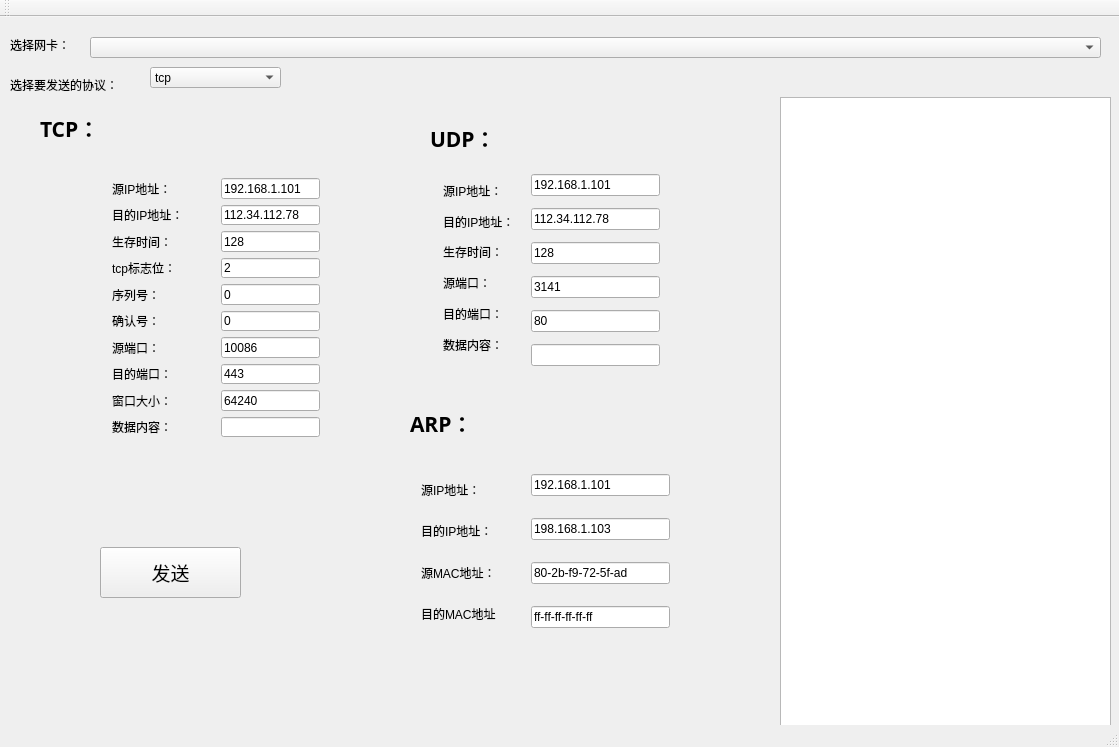
<?xml version="1.0" encoding="UTF-8"?>
<ui version="4.0">
 <class>QtGuiApplication5Class</class>
 <widget class="QMainWindow" name="QtGuiApplication5Class">
  <property name="geometry">
   <rect>
    <x>0</x>
    <y>0</y>
    <width>1119</width>
    <height>747</height>
   </rect>
  </property>
  <property name="windowTitle">
   <string>发包器</string>
  </property>
  <widget class="QWidget" name="centralWidget">
   <widget class="QComboBox" name="comboBox">
    <property name="geometry">
     <rect>
      <x>90</x>
      <y>20</y>
      <width>1011</width>
      <height>21</height>
     </rect>
    </property>
   </widget>
   <widget class="QLabel" name="label">
    <property name="geometry">
     <rect>
      <x>10</x>
      <y>20</y>
      <width>72</width>
      <height>15</height>
     </rect>
    </property>
    <property name="text">
     <string>选择网卡：</string>
    </property>
   </widget>
   <widget class="QPushButton" name="pushButton">
    <property name="geometry">
     <rect>
      <x>100</x>
      <y>530</y>
      <width>141</width>
      <height>51</height>
     </rect>
    </property>
    <property name="font">
     <font>
      <family>Tw Cen MT Condensed Extra Bold</family>
      <pointsize>14</pointsize>
     </font>
    </property>
    <property name="text">
     <string>发送</string>
    </property>
   </widget>
   <widget class="QTextBrowser" name="textBrowser">
    <property name="geometry">
     <rect>
      <x>780</x>
      <y>80</y>
      <width>331</width>
      <height>631</height>
     </rect>
    </property>
   </widget>
   <widget class="QLabel" name="label_2">
    <property name="geometry">
     <rect>
      <x>10</x>
      <y>60</y>
      <width>251</width>
      <height>16</height>
     </rect>
    </property>
    <property name="text">
     <string>选择要发送的协议：</string>
    </property>
   </widget>
   <widget class="QComboBox" name="comboBox_2">
    <property name="geometry">
     <rect>
      <x>150</x>
      <y>50</y>
      <width>131</width>
      <height>21</height>
     </rect>
    </property>
    <item>
     <property name="text">
      <string>tcp</string>
     </property>
    </item>
    <item>
     <property name="text">
      <string>udp</string>
     </property>
    </item>
    <item>
     <property name="text">
      <string>arp</string>
     </property>
    </item>
   </widget>
   <widget class="QLabel" name="label_3">
    <property name="geometry">
     <rect>
      <x>40</x>
      <y>90</y>
      <width>181</width>
      <height>41</height>
     </rect>
    </property>
    <property name="font">
     <font>
      <family>Agency FB</family>
      <pointsize>16</pointsize>
      <weight>75</weight>
      <bold>true</bold>
     </font>
    </property>
    <property name="text">
     <string>TCP：</string>
    </property>
   </widget>
   <widget class="QLabel" name="label_4">
    <property name="geometry">
     <rect>
      <x>430</x>
      <y>100</y>
      <width>111</width>
      <height>41</height>
     </rect>
    </property>
    <property name="font">
     <font>
      <family>Agency FB</family>
      <pointsize>16</pointsize>
      <weight>75</weight>
      <bold>true</bold>
     </font>
    </property>
    <property name="text">
     <string>UDP：</string>
    </property>
   </widget>
   <widget class="QLabel" name="label_5">
    <property name="geometry">
     <rect>
      <x>410</x>
      <y>390</y>
      <width>81</width>
      <height>31</height>
     </rect>
    </property>
    <property name="font">
     <font>
      <family>Agency FB</family>
      <pointsize>16</pointsize>
      <weight>75</weight>
      <bold>true</bold>
     </font>
    </property>
    <property name="text">
     <string>ARP：</string>
    </property>
   </widget>
   <widget class="QWidget" name="layoutWidget">
    <property name="geometry">
     <rect>
      <x>520</x>
      <y>140</y>
      <width>151</width>
      <height>231</height>
     </rect>
    </property>
    <layout class="QVBoxLayout" name="verticalLayout_2">
     <item>
      <widget class="QLineEdit" name="lineEdit_9">
       <property name="text">
        <string>192.168.1.101</string>
       </property>
      </widget>
     </item>
     <item>
      <widget class="QLineEdit" name="lineEdit_10">
       <property name="text">
        <string>112.34.112.78</string>
       </property>
      </widget>
     </item>
     <item>
      <widget class="QLineEdit" name="lineEdit_11">
       <property name="text">
        <string>128</string>
       </property>
      </widget>
     </item>
     <item>
      <widget class="QLineEdit" name="lineEdit_12">
       <property name="text">
        <string>3141</string>
       </property>
      </widget>
     </item>
     <item>
      <widget class="QLineEdit" name="lineEdit_13">
       <property name="text">
        <string>80</string>
       </property>
      </widget>
     </item>
     <item>
      <widget class="QLineEdit" name="lineEdit_14"/>
     </item>
    </layout>
   </widget>
   <widget class="QWidget" name="layoutWidget">
    <property name="geometry">
     <rect>
      <x>520</x>
      <y>430</y>
      <width>161</width>
      <height>211</height>
     </rect>
    </property>
    <layout class="QVBoxLayout" name="verticalLayout_3">
     <item>
      <widget class="QLineEdit" name="lineEdit_17">
       <property name="text">
        <string>192.168.1.101</string>
       </property>
      </widget>
     </item>
     <item>
      <widget class="QLineEdit" name="lineEdit_18">
       <property name="text">
        <string>198.168.1.103</string>
       </property>
      </widget>
     </item>
     <item>
      <widget class="QLineEdit" name="lineEdit_19">
       <property name="text">
        <string>80-2b-f9-72-5f-ad</string>
       </property>
      </widget>
     </item>
     <item>
      <widget class="QLineEdit" name="lineEdit_20">
       <property name="text">
        <string>ff-ff-ff-ff-ff-ff</string>
       </property>
      </widget>
     </item>
    </layout>
   </widget>
   <widget class="QWidget" name="layoutWidget">
    <property name="geometry">
     <rect>
      <x>210</x>
      <y>150</y>
      <width>121</width>
      <height>281</height>
     </rect>
    </property>
    <layout class="QVBoxLayout" name="verticalLayout">
     <item>
      <widget class="QLineEdit" name="lineEdit">
       <property name="text">
        <string>192.168.1.101</string>
       </property>
      </widget>
     </item>
     <item>
      <widget class="QLineEdit" name="lineEdit_2">
       <property name="text">
        <string>112.34.112.78</string>
       </property>
      </widget>
     </item>
     <item>
      <widget class="QLineEdit" name="lineEdit_3">
       <property name="text">
        <string>128</string>
       </property>
      </widget>
     </item>
     <item>
      <widget class="QLineEdit" name="lineEdit_4">
       <property name="text">
        <string>2</string>
       </property>
      </widget>
     </item>
     <item>
      <widget class="QLineEdit" name="lineEdit_5">
       <property name="text">
        <string>0</string>
       </property>
      </widget>
     </item>
     <item>
      <widget class="QLineEdit" name="lineEdit_23">
       <property name="text">
        <string>0</string>
       </property>
      </widget>
     </item>
     <item>
      <widget class="QLineEdit" name="lineEdit_6">
       <property name="text">
        <string>10086</string>
       </property>
      </widget>
     </item>
     <item>
      <widget class="QLineEdit" name="lineEdit_22">
       <property name="text">
        <string>443</string>
       </property>
      </widget>
     </item>
     <item>
      <widget class="QLineEdit" name="lineEdit_7">
       <property name="text">
        <string>64240</string>
       </property>
      </widget>
     </item>
     <item>
      <widget class="QLineEdit" name="lineEdit_8"/>
     </item>
    </layout>
   </widget>
   <widget class="QWidget" name="layoutWidget">
    <property name="geometry">
     <rect>
      <x>101</x>
      <y>150</y>
      <width>111</width>
      <height>281</height>
     </rect>
    </property>
    <layout class="QVBoxLayout" name="verticalLayout_4">
     <item>
      <widget class="QLabel" name="label_6">
       <property name="text">
        <string>源IP地址：</string>
       </property>
      </widget>
     </item>
     <item>
      <widget class="QLabel" name="label_7">
       <property name="text">
        <string>目的IP地址：</string>
       </property>
      </widget>
     </item>
     <item>
      <widget class="QLabel" name="label_8">
       <property name="text">
        <string>生存时间：</string>
       </property>
      </widget>
     </item>
     <item>
      <widget class="QLabel" name="label_9">
       <property name="text">
        <string>tcp标志位：</string>
       </property>
      </widget>
     </item>
     <item>
      <widget class="QLabel" name="label_10">
       <property name="text">
        <string>序列号：</string>
       </property>
      </widget>
     </item>
     <item>
      <widget class="QLabel" name="label_15">
       <property name="text">
        <string>确认号：</string>
       </property>
      </widget>
     </item>
     <item>
      <widget class="QLabel" name="label_11">
       <property name="text">
        <string>源端口：</string>
       </property>
      </widget>
     </item>
     <item>
      <widget class="QLabel" name="label_12">
       <property name="text">
        <string>目的端口：</string>
       </property>
      </widget>
     </item>
     <item>
      <widget class="QLabel" name="label_13">
       <property name="text">
        <string>窗口大小：</string>
       </property>
      </widget>
     </item>
     <item>
      <widget class="QLabel" name="label_14">
       <property name="text">
        <string>数据内容：</string>
       </property>
      </widget>
     </item>
    </layout>
   </widget>
   <widget class="QWidget" name="layoutWidget">
    <property name="geometry">
     <rect>
      <x>432</x>
      <y>150</y>
      <width>93</width>
      <height>201</height>
     </rect>
    </property>
    <layout class="QVBoxLayout" name="verticalLayout_5">
     <item>
      <widget class="QLabel" name="label_19">
       <property name="text">
        <string>源IP地址：</string>
       </property>
      </widget>
     </item>
     <item>
      <widget class="QLabel" name="label_20">
       <property name="text">
        <string>目的IP地址：</string>
       </property>
      </widget>
     </item>
     <item>
      <widget class="QLabel" name="label_17">
       <property name="text">
        <string>生存时间：</string>
       </property>
      </widget>
     </item>
     <item>
      <widget class="QLabel" name="label_16">
       <property name="text">
        <string>源端口：</string>
       </property>
      </widget>
     </item>
     <item>
      <widget class="QLabel" name="label_21">
       <property name="text">
        <string>目的端口：</string>
       </property>
      </widget>
     </item>
     <item>
      <widget class="QLabel" name="label_18">
       <property name="text">
        <string>数据内容：</string>
       </property>
      </widget>
     </item>
    </layout>
   </widget>
   <widget class="QWidget" name="layoutWidget">
    <property name="geometry">
     <rect>
      <x>410</x>
      <y>444</y>
      <width>101</width>
      <height>181</height>
     </rect>
    </property>
    <layout class="QVBoxLayout" name="verticalLayout_6">
     <item>
      <widget class="QLabel" name="label_26">
       <property name="text">
        <string>源IP地址：</string>
       </property>
      </widget>
     </item>
     <item>
      <widget class="QLabel" name="label_25">
       <property name="text">
        <string>目的IP地址：</string>
       </property>
      </widget>
     </item>
     <item>
      <widget class="QLabel" name="label_24">
       <property name="text">
        <string>源MAC地址：</string>
       </property>
      </widget>
     </item>
     <item>
      <widget class="QLabel" name="label_23">
       <property name="text">
        <string>目的MAC地址：</string>
       </property>
      </widget>
     </item>
    </layout>
   </widget>
  </widget>
  <widget class="QMenuBar" name="menuBar">
   <property name="geometry">
    <rect>
     <x>0</x>
     <y>0</y>
     <width>1119</width>
     <height>26</height>
    </rect>
   </property>
  </widget>
  <widget class="QToolBar" name="mainToolBar">
   <attribute name="toolBarArea">
    <enum>TopToolBarArea</enum>
   </attribute>
   <attribute name="toolBarBreak">
    <bool>false</bool>
   </attribute>
  </widget>
  <widget class="QStatusBar" name="statusBar"/>
 </widget>
 <layoutdefault spacing="6" margin="11"/>
 <resources>
  <include location="QtGuiApplication5.qrc"/>
 </resources>
 <connections/>
</ui>
